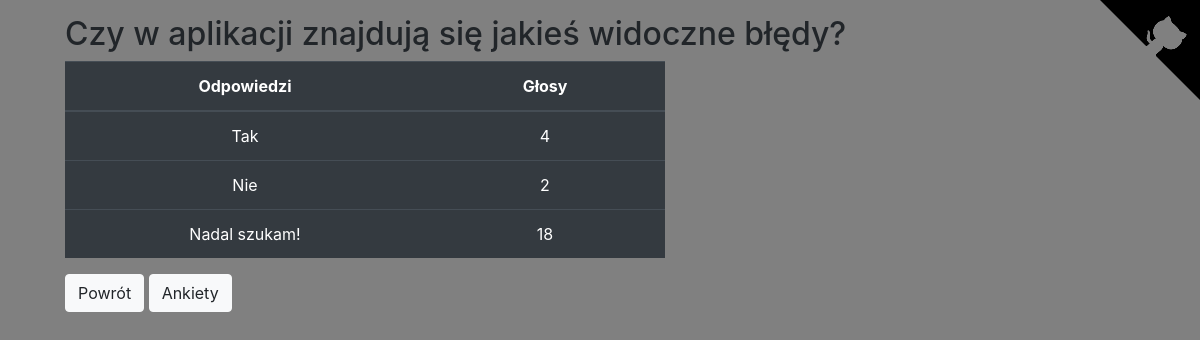
/polls/9/results/, run on the app's committed database.
### polls/models.py (models this page shows, shortened)
class Question(models.Model):
    question_text = models.CharField(max_length=200)
    pub_date = models.DateTimeField('Date published')
    def was_published_recently(self):
        now = timezone.now()
        return now - datetime.timedelta(days=1) <= self.pub_date <= now
    was_published_recently.admin_order_field = 'pub_date'
    was_published_recently.boolean = True
    was_published_recently.short_description = 'Published recently?'

class Choice(models.Model):
    question = models.ForeignKey(Question, on_delete=models.CASCADE)
    choice_text = models.CharField(max_length=200)
    votes = models.IntegerField(default=0)

### polls/views.py (the view)
# urls.py: path('<int:pk>/results/', views.ResultsView.as_view(), name='results'),
class ResultsView(generic.DetailView):
    model = Question
    template_name = 'polls/results.html'

### polls/templates/polls/results.html (shortened to what this page needs)
{% extends 'polls/base.html' %}
{% block body %}
    <h2>{{ question.question_text }}</h2>
    <table class="table table-hover table-dark" style="width:600px">
      <thead align="center">
        <tr>
          <th scope="col" style="width:60%">Odpowiedzi</th>
          <th scope="col" style="width:40%">Głosy</th>
        </tr>
      </thead>
      <tbody align="center">
        {% for choice in question.choice_set.all %}
            <tr>
              <td>{{ choice.choice_text }}</td>
              <td>{{ choice.votes }}</td>
            </tr>
        {% endfor %}
      </tbody>
    </table>
    <a class="btn btn-light" href="{% url 'polls:detail' question.id %}">Powrót</a>
    <a class="btn btn-light" href="{% url 'polls:index' %}">Ankiety</a>
{% endblock %}

### polls/static/polls/style.css (style rules this page uses)
body { background: grey; padding: 15px; margin-left: 50px; }

### data on the page
Question: question_text "Czy w aplikacji znajdują się jakieś widoczne błędy?"
Choice: choice_text "Tak", votes "4"
Choice: choice_text "Nie", votes "2"
Choice: choice_text "Nadal szukam!", votes "18"
